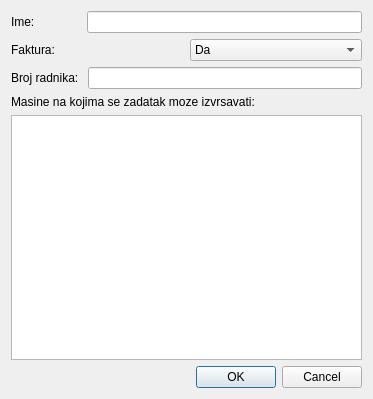
<?xml version="1.0" encoding="UTF-8"?>
<ui version="4.0">
 <class>TaskTypeDialog</class>
 <widget class="QDialog" name="TaskTypeDialog">
  <property name="geometry">
   <rect>
    <x>0</x>
    <y>0</y>
    <width>373</width>
    <height>399</height>
   </rect>
  </property>
  <property name="windowTitle">
   <string>Dialog</string>
  </property>
  <layout class="QVBoxLayout" name="verticalLayout">
   <item>
    <widget class="QWidget" name="widget" native="true">
     <layout class="QHBoxLayout" name="horizontalLayout">
      <property name="leftMargin">
       <number>0</number>
      </property>
      <property name="topMargin">
       <number>0</number>
      </property>
      <property name="rightMargin">
       <number>0</number>
      </property>
      <property name="bottomMargin">
       <number>0</number>
      </property>
      <item>
       <widget class="QLabel" name="label">
        <property name="text">
         <string>Ime:              </string>
        </property>
       </widget>
      </item>
      <item>
       <widget class="QLineEdit" name="lineEdit"/>
      </item>
     </layout>
    </widget>
   </item>
   <item>
    <widget class="QWidget" name="widget_2" native="true">
     <layout class="QHBoxLayout" name="horizontalLayout_2">
      <property name="leftMargin">
       <number>0</number>
      </property>
      <property name="topMargin">
       <number>0</number>
      </property>
      <property name="rightMargin">
       <number>0</number>
      </property>
      <property name="bottomMargin">
       <number>0</number>
      </property>
      <item>
       <widget class="QLabel" name="label_2">
        <property name="text">
         <string>Faktura: </string>
        </property>
       </widget>
      </item>
      <item>
       <widget class="QComboBox" name="comboBox">
        <item>
         <property name="text">
          <string>Da</string>
         </property>
        </item>
        <item>
         <property name="text">
          <string>Ne</string>
         </property>
        </item>
       </widget>
      </item>
     </layout>
    </widget>
   </item>
   <item>
    <widget class="QWidget" name="widget_3" native="true">
     <layout class="QHBoxLayout" name="horizontalLayout_3">
      <property name="leftMargin">
       <number>0</number>
      </property>
      <property name="topMargin">
       <number>0</number>
      </property>
      <property name="rightMargin">
       <number>0</number>
      </property>
      <property name="bottomMargin">
       <number>0</number>
      </property>
      <item>
       <widget class="QLabel" name="label_3">
        <property name="text">
         <string>Broj radnika: </string>
        </property>
       </widget>
      </item>
      <item>
       <widget class="QLineEdit" name="lineEdit_2"/>
      </item>
     </layout>
    </widget>
   </item>
   <item>
    <widget class="QLabel" name="label_4">
     <property name="text">
      <string>Masine na kojima se zadatak moze izvrsavati:</string>
     </property>
    </widget>
   </item>
   <item>
    <widget class="QListWidget" name="listWidget"/>
   </item>
   <item>
    <widget class="QDialogButtonBox" name="buttonBox">
     <property name="orientation">
      <enum>Qt::Horizontal</enum>
     </property>
     <property name="standardButtons">
      <set>QDialogButtonBox::Cancel|QDialogButtonBox::Ok</set>
     </property>
    </widget>
   </item>
  </layout>
 </widget>
 <resources/>
 <connections>
  <connection>
   <sender>buttonBox</sender>
   <signal>accepted()</signal>
   <receiver>TaskTypeDialog</receiver>
   <slot>accept()</slot>
   <hints>
    <hint type="sourcelabel">
     <x>248</x>
     <y>254</y>
    </hint>
    <hint type="destinationlabel">
     <x>157</x>
     <y>274</y>
    </hint>
   </hints>
  </connection>
  <connection>
   <sender>buttonBox</sender>
   <signal>rejected()</signal>
   <receiver>TaskTypeDialog</receiver>
   <slot>reject()</slot>
   <hints>
    <hint type="sourcelabel">
     <x>316</x>
     <y>260</y>
    </hint>
    <hint type="destinationlabel">
     <x>286</x>
     <y>274</y>
    </hint>
   </hints>
  </connection>
 </connections>
</ui>
